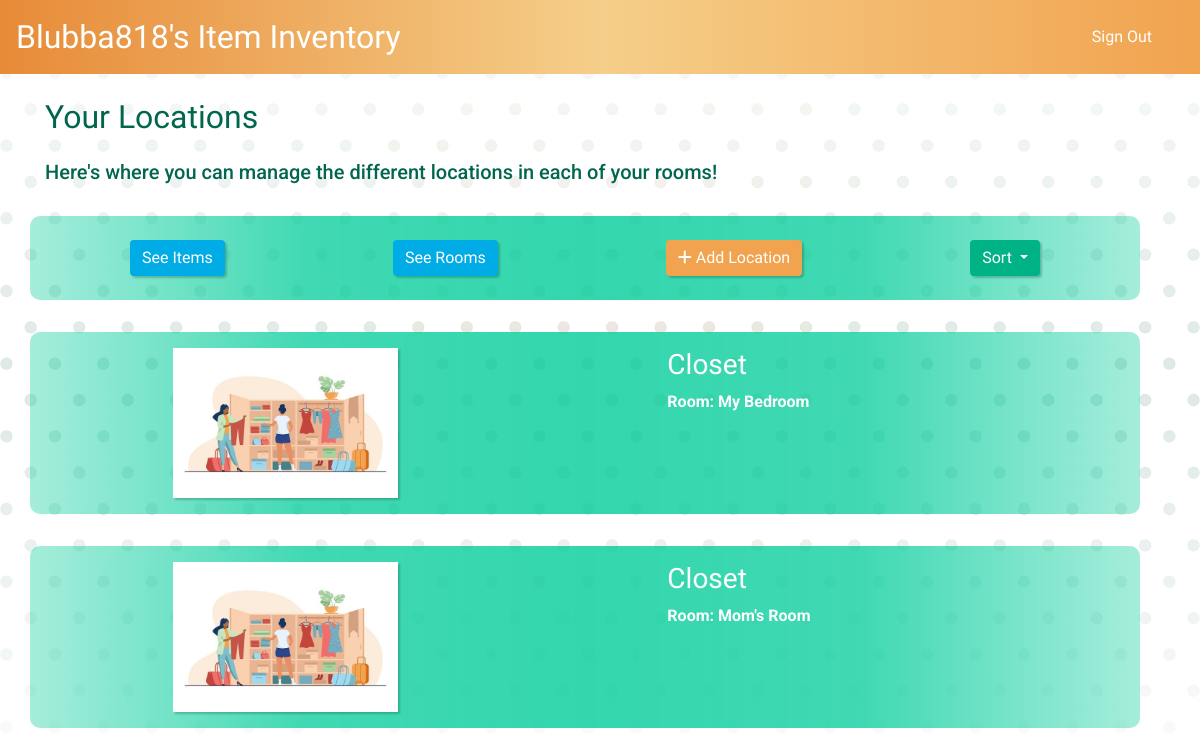
Page /items/location (signed in) on the committed database.
### items/models.py (models this page shows, shortened)
class Location(models.Model):
    name = models.CharField(max_length=200)
    image = models.ImageField(upload_to='images/', default='images/closet.jpg')
    room_id = models.ForeignKey(Room, on_delete=models.CASCADE)
    created_by = models.ForeignKey(User, on_delete=models.CASCADE)

class Room(models.Model):
    def __str__(self):
        return self.name
    name = models.CharField(max_length=200)
    image = models.ImageField(upload_to='images/', default='images/rooms.jpg')
    created_by = models.ForeignKey(User, on_delete=models.CASCADE)

### items/views.py (the view)
# urls.py: path('location', views.locations, name='locations'),
def locations(request):
    location_list = Location.objects.all()
    room_list = Room.objects.all()
    context = {
        'location_list': location_list,
        'room_list': room_list
    }
    return render(request, 'items/locations.html', context)

### items/templates/items/locations.html (shortened to what this page needs)
{% extends 'items/base.html' %}
{% block body %}
    <h2 class="page-info">Your Locations</h2>
    <h5 class="page-info">Here's where you can manage the different locations in each of your rooms!</h5>
    <div class="row" id="button_row">
        <a href="{% url 'items:index' %}" class="btn btn-primary">See Items</a>
        <a href="{% url 'items:rooms' %}" class="btn btn-primary">See Rooms</a>
        <a href="{% url 'items:create_location' %}" class="btn btn-warning"><i class="fas fa-plus"></i> Add Location</a>
        <button class="btn btn-success dropdown-toggle" type="button" id="sortDropdownButton" data-toggle="dropdown" aria-haspopup="true" aria-expanded="false">
            Sort
        </button>
    </div>
    {% for location in location_list %}
        {% if location.created_by == user %}
            <a href="{% url 'items:location_detail' location.id %}" class="item-link">
                <div class="row">
                    <div class="col-md-3">
                        <img src="../../media/{{ location.image }}" height="150px" alt="">
                    </div>
                    <div class="col-md-4">
                        <h3>{{ location.name }}</h3>
                        <p>Room: {{ location.room_id }}</p>
                    </div>
                </div>
            </a>
        {% endif %}
    {% endfor %}
{% endblock %}

### items/templates/items/base.html (shortened to what this page needs)
{% load static %}
<!doctype html>
<html lang="en">
<head>
    <link rel="stylesheet" href="{% static 'items/main.css' %}">
    <link rel="stylesheet" href="https://cdn.jsdelivr.net/npm/bootstrap@4.6.0/dist/css/bootstrap.min.css">
</head>
<body>
    <nav class="navbar navbar-dark bg-dark">
        <a href="{% url 'items:index' %}" class="navbar-brand">{% if user.is_authenticated %}{{ user.username }}'s{% endif %} Item Inventory</a>
        <div class="navbar">
            {% if user.is_authenticated %}
                <a href="{% url 'logout' %}" class="nav-item nav-link">Sign Out</a>
            {% else %}
                <a href="{% url 'login' %}" class="nav-item nav-link">Sign In</a>
                <a href="{% url 'register' %}" class="nav-item nav-link">Register</a>
            {% endif %}
        </div>
    </nav>
<div class="container">
    {% url 'login' as login %}
    {% url 'logout' as logout %}
    {% url 'register' as register %}
    {% if user.is_authenticated or request.path == login or request.path == logout or request.path == register %}
        {% block body %}
        {% endblock %}
    {% else %}
        <h5 class="page-info">Welcome to Item Inventory! Here, you can create an inventory of the things you own,
            so you never have to wonder where something is again!</h5>
        <h3 class="page-info">Sign in or register using the links above to start!</h3>
    {% endif %}
</div>
</body>
</html>

### items/static/items/main.css (style rules this page uses)
body { background: linear-gradient(rgba(255,255,255,.9), rgba(255,255,255,.25), rgba(255,255,255,.9)), url("../../media/images/bg.png") no-repeat center fixed; background-size: cover; }
h1, h2, h3, .navbar-brand, label, .btn, .navbar a { font-family: 'Patua One', Arial, helvetica, sans-serif; }
.navbar-brand { font-size: 2rem !important; }
h4, h5, h6, p, form { font-family: 'Roboto', Arial, helvetica, sans-serif; }
h4, h5, h6, p { font-weight: bold; }
nav { background: linear-gradient(to right, #e78b38, #f5ce89, #f1a34f); width: 100%; margin: 0 auto; }
.navbar a { color: white !important; }
.container { width: 80%; margin: 0 auto; color: white; }
.page-info { color: #00664d; margin-top: 1.5rem; }
img { box-shadow: 2px 2px 2px rgba(0,51,38,.25); }
.item-link { color: white; }
.row { width: 100%; margin: 2rem auto; padding: 1rem; display: flex; justify-content: space-around; flex-direction: row; background: linear-gradient(to right, rgba(0,204,153,.35), rgba(0,204,153,.75), rgba(0,204,153,.8), rgba(0,204,153,.75), rgba(0,204,153,.35)); border-radius: 10px; }
.row .btn { margin: .5rem; }
.btn { border: none !important; box-shadow: 2px 2px 2px rgba(0,51,38,.25); }
.btn-primary { background-color: #00ace6 !important; color: white !important; }
.btn-success { background-color: #00b386 !important; color: white !important; }
.btn-warning { background-color: #f1a34f !important; color: white !important; }

### rows in the picture
Location: image (picture), name "Closet", room_id "My Bedroom"
Location: image (picture), name "Closet", room_id "Mom's Room"

### other values in the picture
{{ user.username }} "Blubba818"
